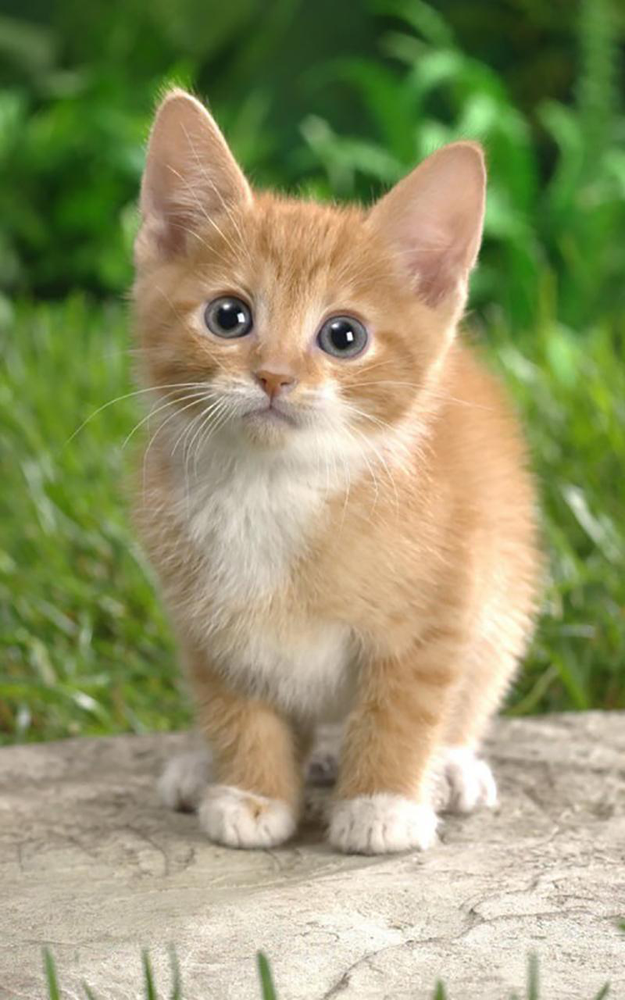
#> input picture colorextraction/cat.bmp, 625 x 1000 px, shrunk from 800 x 1280 before the run, found by its file name
$ python BGR2BGRA.py
#> lines starting #> are read from the running program, lines starting #| are printed output that depends on the picture
import cv2
import numpy as np
import matplotlib.pylab as plt
import time

# Prepare BGR input (OpenCV uses BGR color ordering and not RGB):
img = cv2.imread('cat.bmp')
#> img is the input picture: shape (1000, 625, 3); mean B, G, R 107, 149.4, 148.1

height, width, channel = img.shape
#> height = 1000; width = 625; channel = 3
## 처리속도 측정
start = time.time()
def bgr2rgb(bgr):
    rgb = bgr[:, :, ::-1]
    return rgb

#rgb2rgba function
def rgb2rgba(rgb, value):
#> called with value = 100
    height, width, _ = img.shape
#> height = 1000; width = 625
    rgba_image = np.zeros((height, width, 4))

    rgba_image[:,:,0:3] = rgb
    rgba_image[:,:,3] = value
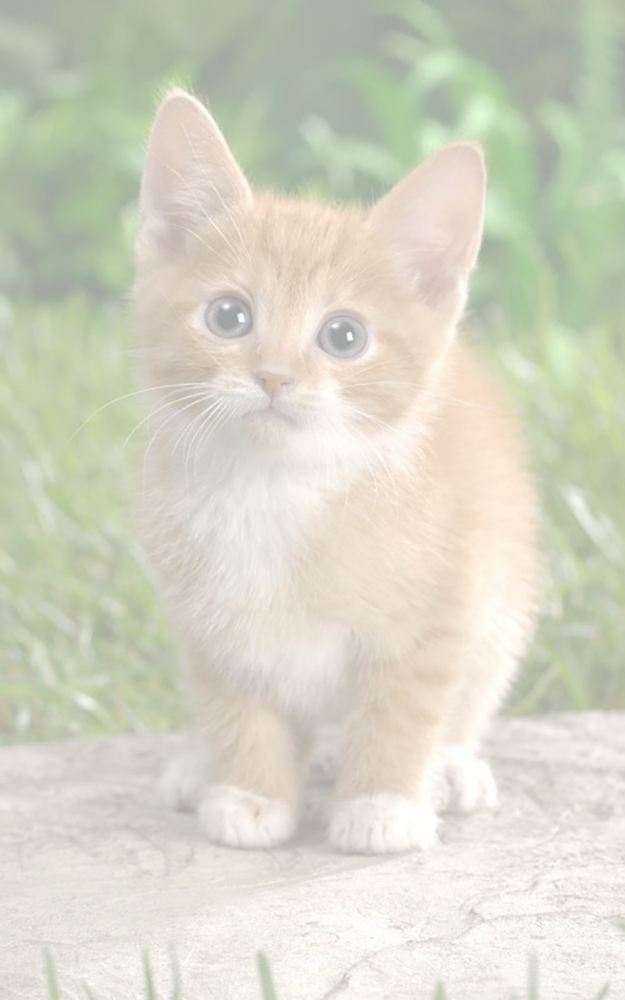
#> rgba_image: shape (1000, 625, 4) float64; mean R, G, B, A 148.1, 149.4, 107, 100; transparent parts drawn white

    # for y in range(width):
    #     for x in range(height):
    #         rgba_image[x,y,3]= value
    rgba_image = rgba_image.astype(np.uint8)
    return rgba_image

#Convert rgb2rgba
rgb = bgr2rgb(img)
value = 100
rgba = rgb2rgba(rgb, value)
print("Working time :", time.time() - start)
#plot image
plt.figure(figsize=(10,  10))
plt.subplot(1,2,1)
plt.axis('off')  # Turn off axis labels
plt.imshow(rgb)
plt.title('rgb')
plt.subplot(1,2,2)
plt.axis('off')  # Turn off axis labels
plt.imshow(rgba)
plt.title('rgba')

plt.show()
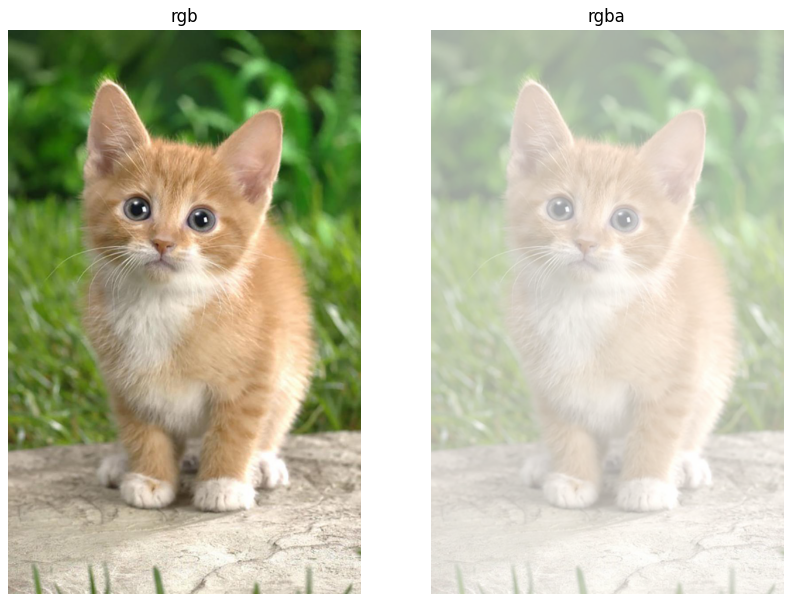
#> figure drawn by matplotlib, 2 panels

$ run again, with colorextraction/cloud.bmp copied over colorextraction/cat.bmp
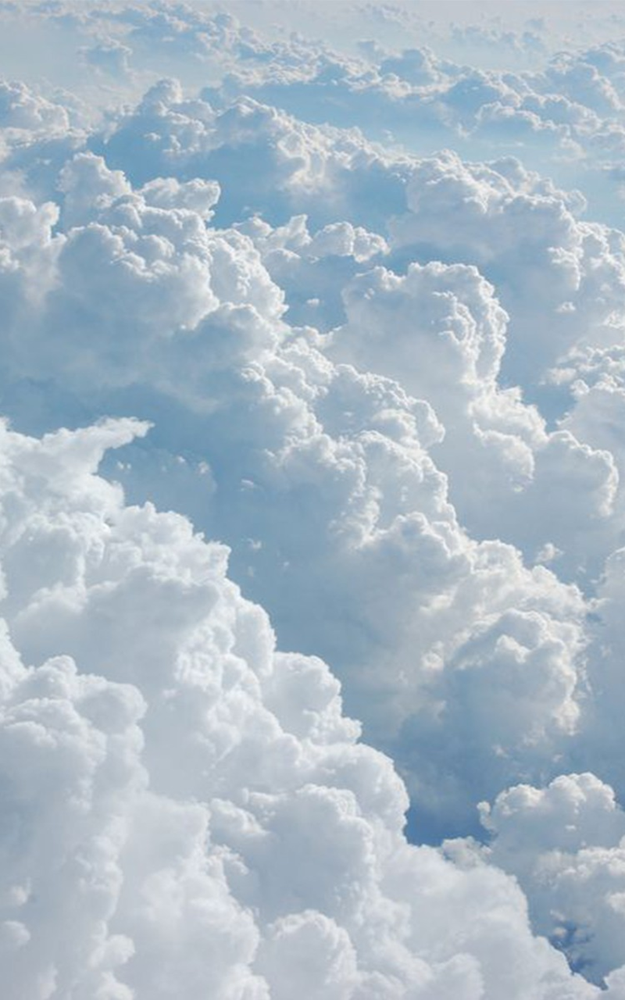
#> input picture colorextraction/cloud.bmp, 625 x 1000 px, shrunk from 800 x 1280 before the run, found by its file name
#> img is the input picture: shape (1000, 625, 3); mean B, G, R 199, 186.3, 170.3
#> in rgb2rgba, `rgba_image[:,:,3] = value`:
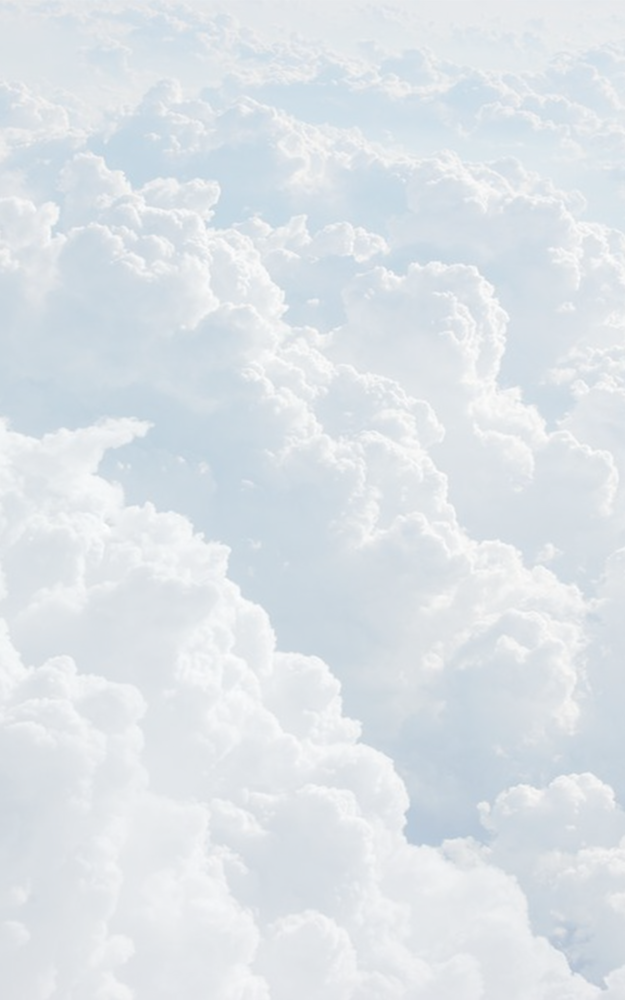
#> rgba_image: shape (1000, 625, 4) float64; mean R, G, B, A 170.3, 186.3, 199, 100; transparent parts drawn white
#> `plt.show()`:
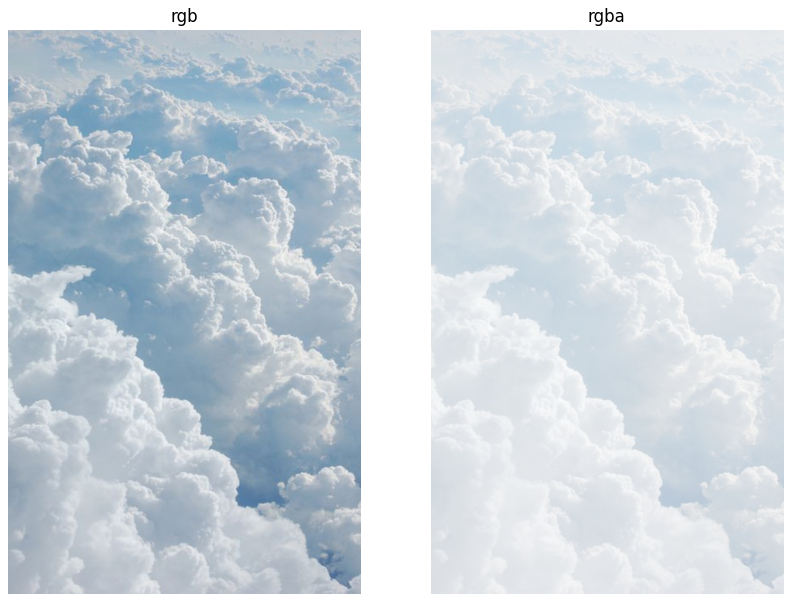
#> figure drawn by matplotlib, 2 panels
